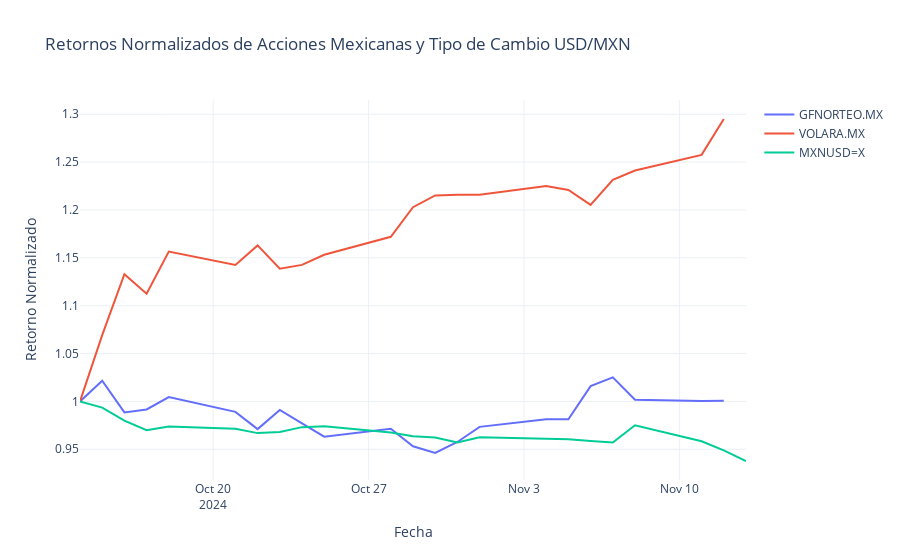
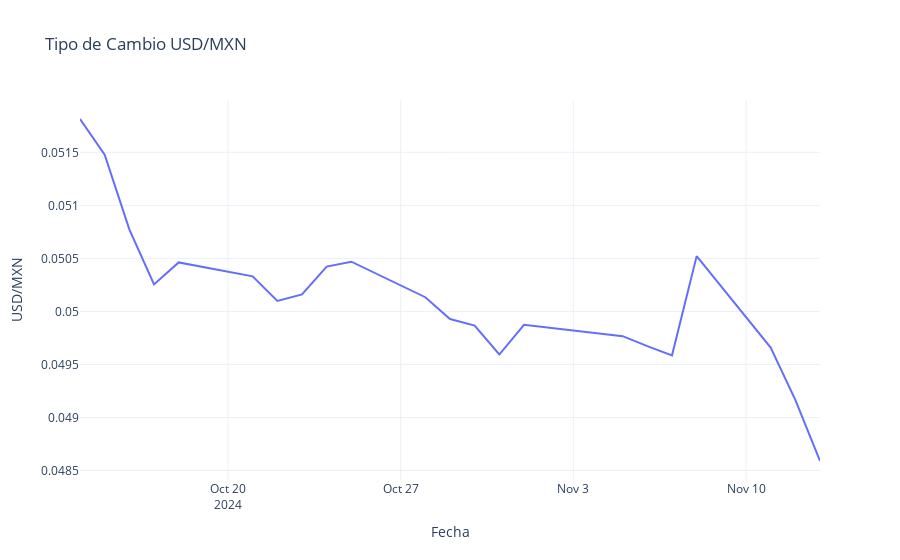

The notebook cell saved with these charts, in order:
### Markdown cell above
### 2.2 Datos de Acciones (Yahoo Finance)

### Code cell
# Lista de tickers mexicanos relevantes, incluyendo el tipo de cambio USD/MXN
mx_tickers = ['GFNORTEO.MX', 'VOLARA.MX', 'MXNUSD=X']

# Obtener datos de acciones y tipo de cambio
stocks_data = collector.get_yahoo_data(mx_tickers, start_date_str, end_date_str)

# Verificar si se obtuvieron datos
if stocks_data.empty:
    print("No se obtuvieron datos para los tickers proporcionados.")
else:
    # Filtrar tickers con datos completos
    required_columns = ['Open', 'High', 'Low', 'Close', 'Volume']
    complete_data_tickers = [
        ticker for ticker in mx_tickers if all((ticker, col) in stocks_data.columns for col in required_columns)
    ]
    
    # Visualización de retornos normalizados
    fig = go.Figure()
    for ticker in complete_data_tickers:
        normalized_price = stocks_data[(ticker, 'Close')] / stocks_data[(ticker, 'Close')].iloc[0]
        fig.add_trace(go.Scatter(
            x=stocks_data.index,
            y=normalized_price,
            mode='lines',
            name=ticker
        ))

    fig.update_layout(
        title='Retornos Normalizados de Acciones Mexicanas y Tipo de Cambio USD/MXN',
        xaxis_title='Fecha',
        yaxis_title='Retorno Normalizado',
        template='plotly_white'
    )
    fig.show()
    
    # Visualización específica del tipo de cambio USD/MXN
    if 'MXNUSD=X' in complete_data_tickers:
        fig = go.Figure()
        fig.add_trace(go.Scatter(
            x=stocks_data.index,
            y=stocks_data[('MXNUSD=X', 'Close')],
            mode='lines',
            name='USD/MXN'
        ))

        fig.update_layout(
            title='Tipo de Cambio USD/MXN',
            xaxis_title='Fecha',
            yaxis_title='USD/MXN',
            template='plotly_white'
        )
        fig.show()

    # Estadísticas básicas de los precios de cierre
    print("\nEstadísticas de Precios de Cierre:")
    for ticker in complete_data_tickers:
        print(f"\nTicker: {ticker}")
        print(stocks_data[(ticker, 'Close')].describe())

### Figure 1 — Plotly figure (JSON) as saved in the notebook; plotly's stock layout.template omitted (floating-point values rounded to 4 significant figures)
{"data": [{"mode": "lines", "name": "GFNORTEO.MX", "type": "scatter", "x": ["2024-10-14T00:00:00", "2024-10-15T00:00:00", "2024-10-16T00:00:00", "2024-10-17T00:00:00", "2024-10-18T00:00:00", "2024-10-21T00:00:00", "2024-10-22T00:00:00", "2024-10-23T00:00:00", "2024-10-24T00:00:00", "2024-10-25T00:00:00", "2024-10-28T00:00:00", "2024-10-29T00:00:00", "2024-10-30T00:00:00", "2024-10-31T00:00:00", "2024-11-01T00:00:00", "2024-11-04T00:00:00", "2024-11-05T00:00:00", "2024-11-06T00:00:00", "2024-11-07T00:00:00", "2024-11-08T00:00:00", "2024-11-11T00:00:00", "2024-11-12T00:00:00", "2024-11-13T00:00:00"], "y": [1, 1.022, 0.9885, 0.9916, 1.005, 0.9891, 0.9711, 0.9911, 0.977, 0.9632, 0.9715, 0.9532, 0.9462, 0.9576, 0.9734, 0.9813, 0.9813, 1.016, 1.025, 1.002, 1.0, 1.001, null]}, {"mode": "lines", "name": "VOLARA.MX", "type": "scatter", "x": ["2024-10-14T00:00:00", "2024-10-15T00:00:00", "2024-10-16T00:00:00", "2024-10-17T00:00:00", "2024-10-18T00:00:00", "2024-10-21T00:00:00", "2024-10-22T00:00:00", "2024-10-23T00:00:00", "2024-10-24T00:00:00", "2024-10-25T00:00:00", "2024-10-28T00:00:00", "2024-10-29T00:00:00", "2024-10-30T00:00:00", "2024-10-31T00:00:00", "2024-11-01T00:00:00", "2024-11-04T00:00:00", "2024-11-05T00:00:00", "2024-11-06T00:00:00", "2024-11-07T00:00:00", "2024-11-08T00:00:00", "2024-11-11T00:00:00", "2024-11-12T00:00:00", "2024-11-13T00:00:00"], "y": [1, 1.069, 1.133, 1.112, 1.156, 1.143, 1.163, 1.139, 1.143, 1.153, 1.172, 1.203, 1.215, 1.216, 1.216, 1.225, 1.221, 1.205, 1.231, 1.241, 1.258, 1.295, null]}, {"mode": "lines", "name": "MXNUSD=X", "type": "scatter", "x": ["2024-10-14T00:00:00", "2024-10-15T00:00:00", "2024-10-16T00:00:00", "2024-10-17T00:00:00", "2024-10-18T00:00:00", "2024-10-21T00:00:00", "2024-10-22T00:00:00", "2024-10-23T00:00:00", "2024-10-24T00:00:00", "2024-10-25T00:00:00", "2024-10-28T00:00:00", "2024-10-29T00:00:00", "2024-10-30T00:00:00", "2024-10-31T00:00:00", "2024-11-01T00:00:00", "2024-11-04T00:00:00", "2024-11-05T00:00:00", "2024-11-06T00:00:00", "2024-11-07T00:00:00", "2024-11-08T00:00:00", "2024-11-11T00:00:00", "2024-11-12T00:00:00", "2024-11-13T00:00:00"], "y": [1, 0.9935, 0.9799, 0.9699, 0.9739, 0.9714, 0.9669, 0.9681, 0.9731, 0.974, 0.9676, 0.9636, 0.9624, 0.9571, 0.9625, 0.961, 0.9605, 0.9587, 0.957, 0.975, 0.9584, 0.9489, 0.9378]}], "layout": {"title": {"text": "Retornos Normalizados de Acciones Mexicanas y Tipo de Cambio USD/MXN"}, "xaxis": {"title": {"text": "Fecha"}}, "yaxis": {"title": {"text": "Retorno Normalizado"}}}}

### Figure 2 — Plotly figure (JSON) as saved in the notebook; plotly's stock layout.template omitted (floating-point values rounded to 4 significant figures)
{"data": [{"mode": "lines", "name": "USD/MXN", "type": "scatter", "x": ["2024-10-14T00:00:00", "2024-10-15T00:00:00", "2024-10-16T00:00:00", "2024-10-17T00:00:00", "2024-10-18T00:00:00", "2024-10-21T00:00:00", "2024-10-22T00:00:00", "2024-10-23T00:00:00", "2024-10-24T00:00:00", "2024-10-25T00:00:00", "2024-10-28T00:00:00", "2024-10-29T00:00:00", "2024-10-30T00:00:00", "2024-10-31T00:00:00", "2024-11-01T00:00:00", "2024-11-04T00:00:00", "2024-11-05T00:00:00", "2024-11-06T00:00:00", "2024-11-07T00:00:00", "2024-11-08T00:00:00", "2024-11-11T00:00:00", "2024-11-12T00:00:00", "2024-11-13T00:00:00"], "y": [0.05181, 0.05148, 0.05077, 0.05025, 0.05046, 0.05033, 0.0501, 0.05016, 0.05042, 0.05047, 0.05013, 0.04993, 0.04987, 0.04959, 0.04987, 0.0498, 0.04977, 0.04967, 0.04959, 0.05052, 0.04966, 0.04917, 0.04859]}], "layout": {"title": {"text": "Tipo de Cambio USD/MXN"}, "xaxis": {"title": {"text": "Fecha"}}, "yaxis": {"title": {"text": "USD/MXN"}}}}
